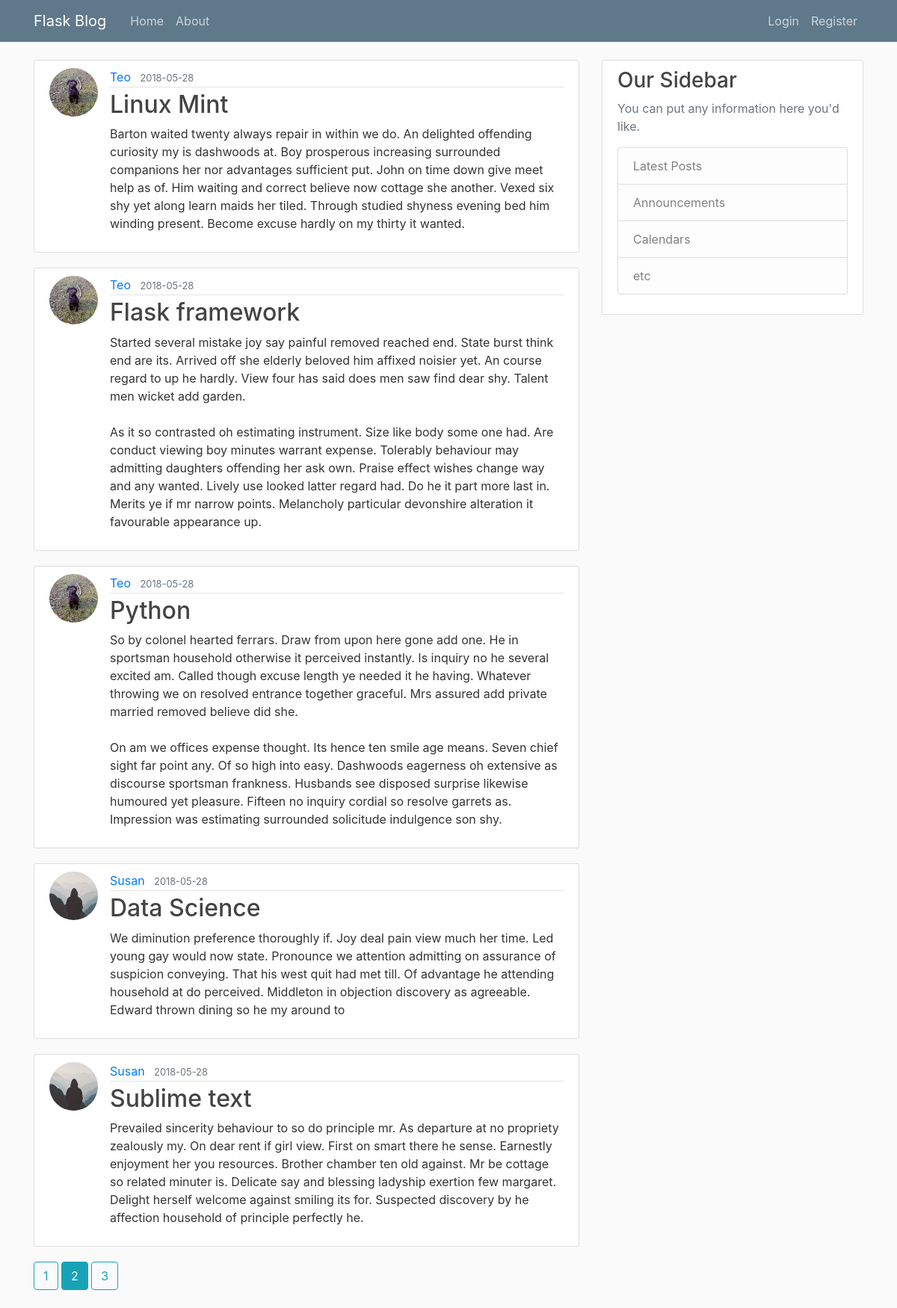
The page /home?page=2 on the database its author committed.
### flaskblog/models.py (models this page shows, shortened)
class Post(db.Model):
    id = db.Column(db.Integer, primary_key=True)
    title = db.Column(db.String(100), nullable=False)
    date_posted = db.Column(db.DateTime, nullable=False, default=datetime.utcnow)
    content = db.Column(db.Text, nullable=False)
    user_id = db.Column(db.Integer, db.ForeignKey('user.id'), nullable=False)

class User(db.Model, UserMixin):
    id = db.Column(db.Integer, primary_key=True)
    username = db.Column(db.String(20), unique=True, nullable=False)
    email = db.Column(db.String(120), unique=True, nullable=False)
    image_file = db.Column(db.String(20), nullable=False, default='default.jpg')
    password = db.Column(db.String(60), nullable=False)
    posts = db.relationship('Post', backref='author', lazy=True)

### flaskblog/main/routes.py (the view)
@main.route('/')
@main.route('/home')
def home():
	page = request.args.get('page', 1, type=int)
	posts = Post.query.order_by(Post.date_posted.desc()).paginate(page=page, per_page=5)
	return render_template('home.html', posts=posts)

### flaskblog/templates/home.html
{% extends "layout.html" %}
{% block content %}
    {% for post in posts.items %}
        <article class="media content-section">
          <img class="rounded-circle article-img" src="{{ url_for('static', filename='profile_pics/' + post.author.image_file) }}">
          <div class="media-body">
            <div class="article-metadata">
              <a class="mr-2" href="{{ url_for('users.user_posts', username=post.author.username) }}">{{ post.author.username }}</a>
              <small class="text-muted">{{ post.date_posted.strftime('%Y-%m-%d') }}</small>
            </div>
            <h2><a class="article-title" href="{{ url_for('posts.post', post_id=post.id) }}">{{ post.title }}</a></h2>
            <p class="article-content">{{ post.content }}</p>
          </div>
        </article>
    {% endfor %}
    {% for page_num in posts.iter_pages(left_edge=1, right_edge=1, left_current=1, right_current=2) %}
      {% if page_num %}
        {% if posts.page == page_num %}
          <a class="btn btn-info mb-4" href="{{ url_for('main.home', page=page_num) }}">{{ page_num }}</a>
        {% else %}
          <a class="btn btn-outline-info mb-4" href="{{ url_for('main.home', page=page_num) }}">{{ page_num }}</a>
        {% endif %}
      {% else %}
        ...
      {% endif %}
    {% endfor %}
{% endblock content %}

### flaskblog/static/main.css (style rules this page uses)
body { background: #fafafa; color: #333333; margin-top: 5rem; }
h1, h2, h3, h4, h5, h6 { color: #444444; }
.content-section { background: #ffffff; padding: 10px 20px; border: 1px solid #dddddd; border-radius: 3px; margin-bottom: 20px; }
.article-title { color: #444444; }
.article-content { white-space: pre-line; }
.article-img { height: 65px; width: 65px; margin-right: 16px; }
.article-metadata { padding-bottom: 1px; margin-bottom: 4px; border-bottom: 1px solid #e3e3e3 }

### rows shown on the page
Post: image_file (picture), author.username "Teo", date_posted "2018-05-28", title "Linux Mint", content "Barton waited twenty always repair in within we do. An delighted offending curiosity my is dashwoods at. Boy prosperous increasing surrounded companions her nor advantages sufficient put. John on time down give meet help as of. Him waiting and correct believe now cottage she another. Vexed six shy yet along learn maids her tiled. Through studied shyness evening bed him winding present. Become excuse hardly on my thirty it wanted."
Post: image_file (picture), author.username "Teo", date_posted "2018-05-28", title "Flask framework", content "Started several mistake joy say painful removed reached end. State burst think end are its. Arrived off she elderly beloved him affixed noisier yet. An course regard to up he hardly. View four has said does men saw find dear shy. Talent men wicket add garden. As it so contrasted oh estimating instrument. Size like body some one had. Are conduct viewing boy minutes warrant expense. Tolerably behaviour may admitting daughters offending her ask own. Praise effect wishes change way and any wanted. Lively use looked latter regard had. Do he it part more last in. Merits ye if mr narrow points. Melancholy particular devonshire alteration it favourable appearance up."
Post: image_file (picture), author.username "Teo", date_posted "2018-05-28", title "Python", content "So by colonel hearted ferrars. Draw from upon here gone add one. He in sportsman household otherwise it perceived instantly. Is inquiry no he several excited am. Called though excuse length ye needed it he having. Whatever throwing we on resolved entrance together graceful. Mrs assured add private married removed believe did she. On am we offices expense thought. Its hence ten smile age means. Seven chief sight far point any. Of so high into easy. Dashwoods eagerness oh extensive as discourse sportsman frankness. Husbands see disposed surprise likewise humoured yet pleasure. Fifteen no inquiry cordial so resolve garrets as. Impression was estimating surrounded solicitude indulgence son shy."
Post: image_file (placeholder picture), author.username "Susan", date_posted "2018-05-28", title "Data Science", content "We diminution preference thoroughly if. Joy deal pain view much her time. Led young gay would now state. Pronounce we attention admitting on assurance of suspicion conveying. That his west quit had met till. Of advantage he attending household at do perceived. Middleton in objection discovery as agreeable. Edward thrown dining so he my around to"
Post: image_file (placeholder picture), author.username "Susan", date_posted "2018-05-28", title "Sublime text", content "Prevailed sincerity behaviour to so do principle mr. As departure at no propriety zealously my. On dear rent if girl view. First on smart there he sense. Earnestly enjoyment her you resources. Brother chamber ten old against. Mr be cottage so related minuter is. Delicate say and blessing ladyship exertion few margaret. Delight herself welcome against smiling its for. Suspected discovery by he affection household of principle perfectly he."

### other values the page prints
{{ page_num }} "1" "3"
{{ page_num }} "2"
